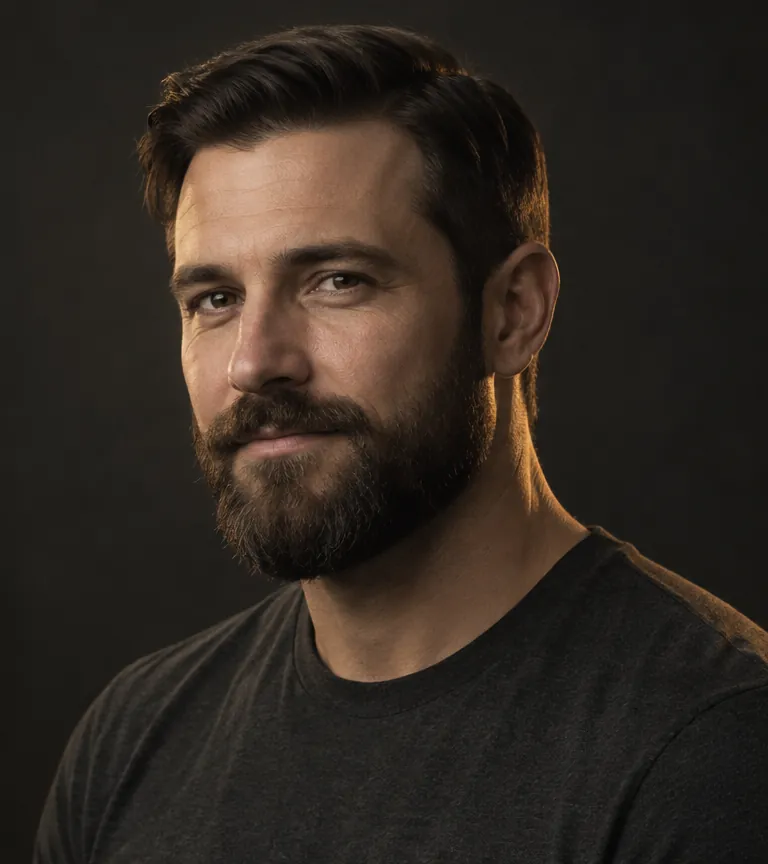
#> input picture img/barbeiro-com-barba.webp, 768 x 864 px; its folder holds only this picture in this run
$ python separar-barba.py ../img/barbeiro-com-barba.webp
#> lines starting #> are read from the running program, lines starting #| are printed output that depends on the picture
"""Separa o díptico "com barba | sem barba" gerado por IA e alinha as duas metades.

Uso:
    pip install opencv-python-headless pillow
    python3 ferramentas/separar-barba.py diptico.png

Saída: img/barbeiro-com-barba.webp e img/barbeiro-sem-barba.webp (mesmo enquadramento).

Como as duas metades vêm da mesma imagem, a pessoa e a pose são as mesmas; o alinhamento
(SIFT + RANSAC, só rotação/escala/deslocamento) corrige o pouco que o modelo deslocou,
para a foto sem barba encaixar ao pixel quando o cursor a revela no hero.
"""
import sys
import cv2
import numpy as np
from PIL import Image

dip = cv2.imread(sys.argv[1], cv2.IMREAD_COLOR)
#> dip is the input picture: shape (864, 768, 3); mean B, G, R 33.3, 40.3, 48.2
altura, largura = dip.shape[:2]
#> altura = 864; largura = 768
meio = largura // 2
#> meio = 384
com, sem = dip[:, :meio].copy(), dip[:, meio:].copy()
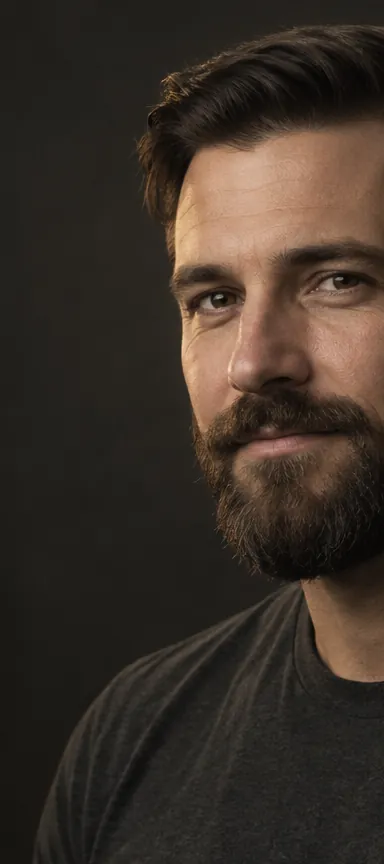
#> com: shape (864, 384, 3); mean B, G, R 39.9, 48.4, 58.3
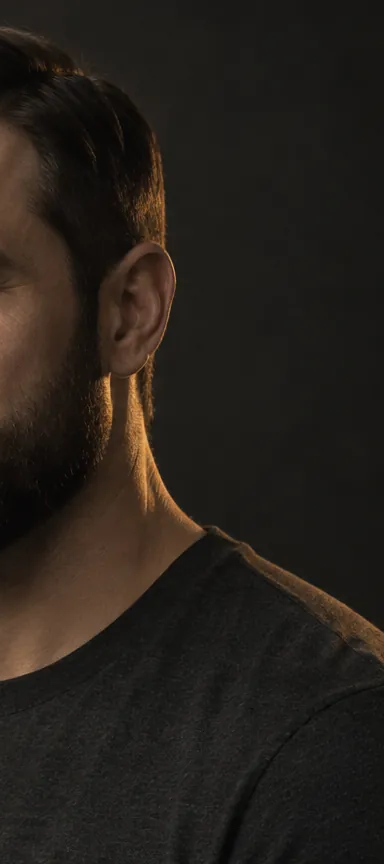
#> sem: shape (864, 384, 3); mean B, G, R 26.7, 32.2, 38.1

sift = cv2.SIFT_create(4000)
k1, d1 = sift.detectAndCompute(cv2.cvtColor(com, cv2.COLOR_BGR2GRAY), None)
#> k1 = 196 keypoints; strongest (x, y, size): (242, 201, 85.7), (215, 362, 52.7), (218, 297, 3.5), (188, 244, 28)
k2, d2 = sift.detectAndCompute(cv2.cvtColor(sem, cv2.COLOR_BGR2GRAY), None)
#> k2 = 172 keypoints; strongest (x, y, size): (141, 445, 15.8), (108, 390, 4), (133, 396, 7.3), (137, 420, 14.2)
bons = [a for a, b in cv2.BFMatcher(cv2.NORM_L2).knnMatch(d2, d1, k=2) if a.distance < 0.72 * b.distance]
#> bons = 12 matches
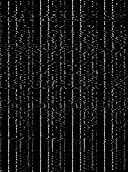
#> d2: shape (172, 128) float32; min 0, max 221, mean 21.8
origem = np.float32([k2[m.queryIdx].pt for m in bons])
#> origem = [[19.14, 677.6], [45.77, 667.4], [91.95, 640.6], [102.1, 626.7], [102.4, 632.1], [106.7, 628.6], [154.5, 583.2], [171, 566.5], [171.2, 566.7], [367.1, 618.4], [368.2, 618.3], [376.4, 624.1]]
destino = np.float32([k1[m.trainIdx].pt for m in bons])
#> destino = [[180.3, 338.3], [188, 394.5], [188, 394.5], [183.7, 364.6], [188, 394.5], [188, 394.5], [188, 394.5], [188, 394.5], [188, 394.5], [180.3, 338.3], [180.3, 338.3], [180.3, 338.3]]
M, _ = cv2.estimateAffinePartial2D(origem, destino, method=cv2.RANSAC, ransacReprojThreshold=2.0, maxIters=5000)
#> M = [[0, 0, 188], [0, 0, 394.5]]
print(f"escala {np.hypot(M[0, 0], M[1, 0]):.4f}  deslocamento ({M[0, 2]:.1f}, {M[1, 2]:.1f}) px")
#| escala 0.0000  deslocamento (188.0, 394.5) px
sem = cv2.warpAffine(sem, M, (meio, altura), flags=cv2.INTER_CUBIC, borderMode=cv2.BORDER_REPLICATE)
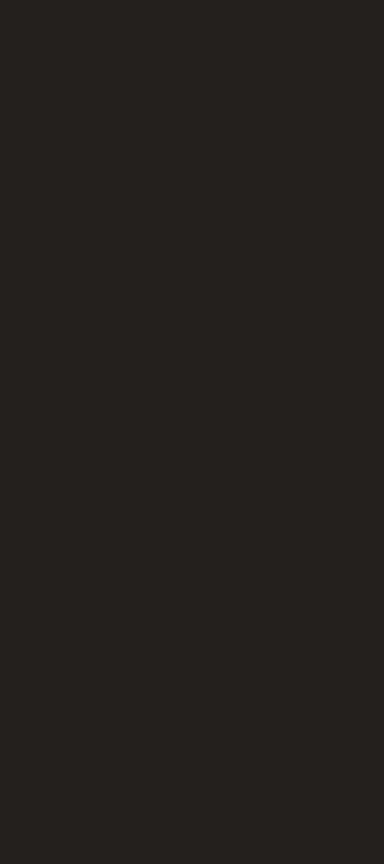
#> sem: shape (864, 384, 3); mean B, G, R 29, 32, 36

for nome, img in (("com-barba", com), ("sem-barba", sem)):
    Image.fromarray(cv2.cvtColor(img, cv2.COLOR_BGR2RGB)).save(f"img/barbeiro-{nome}.webp", "WEBP", quality=80, method=6)
    print(f"img/barbeiro-{nome}.webp")
#> this loop made 2 passes
#| img/barbeiro-com-barba.webp
#| img/barbeiro-sem-barba.webp

$ run again, on img/barbeiro-davi.webp
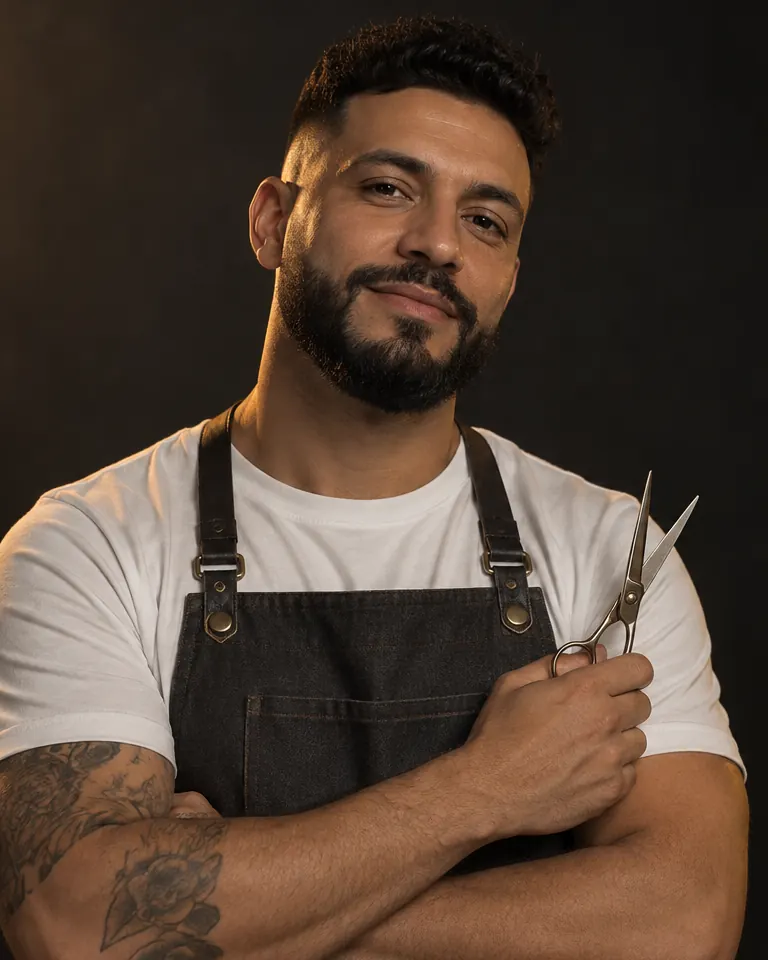
#> input picture img/barbeiro-davi.webp, 768 x 960 px
#> dip is the input picture: shape (960, 768, 3); mean B, G, R 53.9, 66.2, 83.5
#> k1 = 338 keypoints; strongest (x, y, size): (278, 270, 3.2), (286, 175, 8), (203, 568, 4.3), (233, 567, 3.9)
#> k2 = 355 keypoints; strongest (x, y, size): (247, 596, 2.7), (247, 626, 3), (108, 564, 3.2), (208, 637, 1.9)
#> bons = 14 matches
#> `bons = [a for a, b in cv2.BFMatcher(cv2.NORM_L2).knnMatch(d2, d1, k=2)..`:
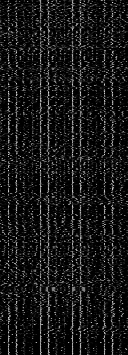
#> d2: shape (355, 128) float32; min 0, max 228, mean 22.9
#> origem = 14 rows, first 8: [6.3, 592.8], [43.65, 777.6], [63.69, 408.6], [70.07, 458.6], [104.4, 315.5], [107.9, 564.1], [117, 552.3], [133.3, 279.2]
#> destino = 14 rows, first 8: [7.17, 759], [28.16, 513], [242.5, 586], [28.16, 513], [167.1, 463.6], [203, 568.4], [220.4, 555.3], [107.7, 464.4]
#> M = [[0.875, -0.214, 235.9], [0.214, 0.875, 47.01]]
#| escala 0.9005  deslocamento (235.9, 47.0) px
#> `sem = cv2.warpAffine(sem, M, (meio, altura), flags=cv2.INTER_CUBIC, bo..`:
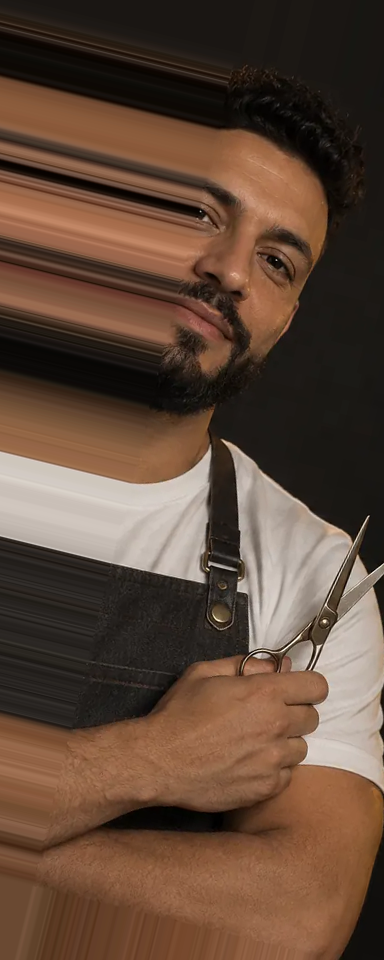
#> sem: shape (960, 384, 3); mean B, G, R 57, 72.5, 96
#> the loop `for nome, img in (("com-barba", com), ("sem-barba", sem)):` made 2 passes
#> (printed output is left out)

$ run again, on img/barbeiro-tiago.webp
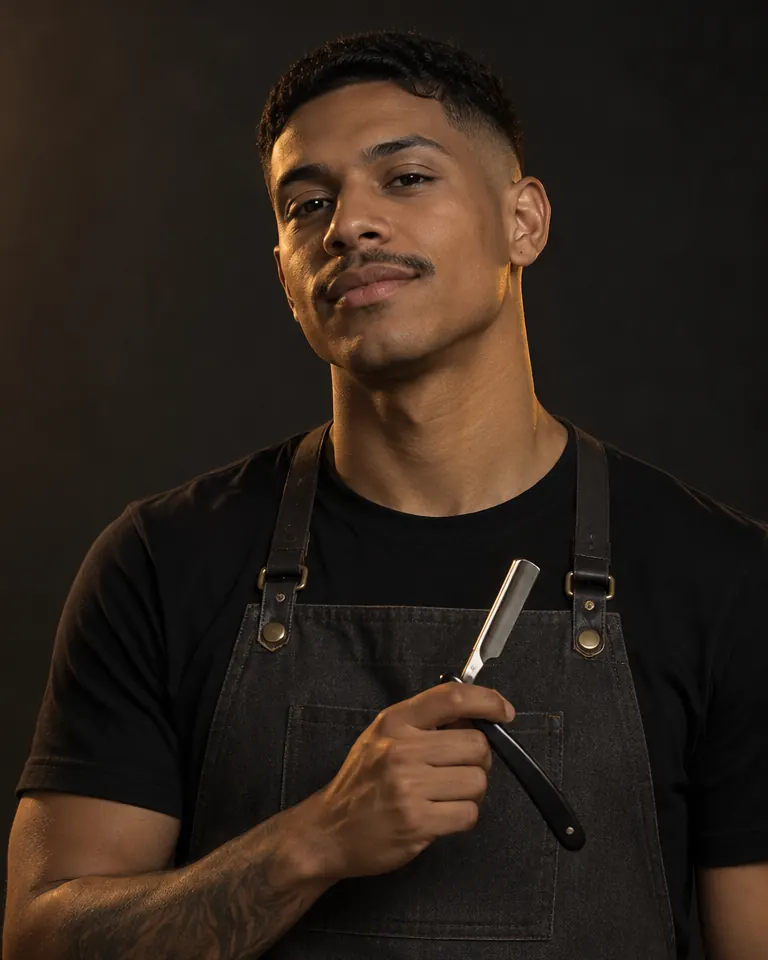
#> input picture img/barbeiro-tiago.webp, 768 x 960 px
#> dip is the input picture: shape (960, 768, 3); mean B, G, R 26.9, 35.3, 46.5
#> k1 = 231 keypoints; strongest (x, y, size): (282, 636, 2.4), (332, 225, 3.1), (275, 249, 2.6), (292, 207, 2.8)
#> k2 = 261 keypoints; strongest (x, y, size): (90, 664, 12), (134, 561, 2), (131, 563, 4.9), (224, 597, 2)
#> bons = 4 matches
#> `bons = [a for a, b in cv2.BFMatcher(cv2.NORM_L2).knnMatch(d2, d1, k=2)..`:
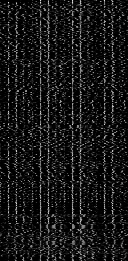
#> d2: shape (261, 128) float32; min 0, max 221, mean 23.4
#> origem = [[134.4, 561], [158.1, 476.3], [198.4, 628.8], [205.2, 606.5]]
#> destino = [[285.6, 135.2], [123.9, 805.1], [20.36, 794.2], [279.9, 598.3]]
#> M = [[-7.83, -0.275, 1493.1], [0.275, -7.83, 4492.9]]
#| escala 7.8382  deslocamento (1493.1, 4492.9) px
#> `sem = cv2.warpAffine(sem, M, (meio, altura), flags=cv2.INTER_CUBIC, bo..`:
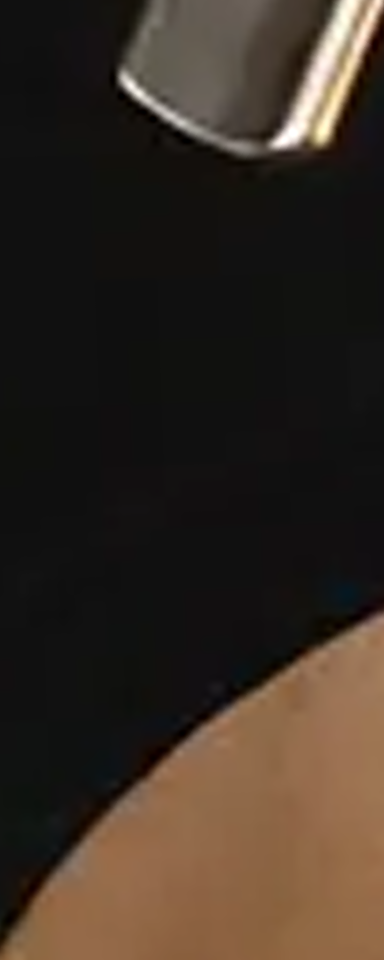
#> sem: shape (960, 384, 3); mean B, G, R 35.1, 43.9, 54.3
#> the loop `for nome, img in (("com-barba", com), ("sem-barba", sem)):` made 2 passes
#> (printed output is left out)
